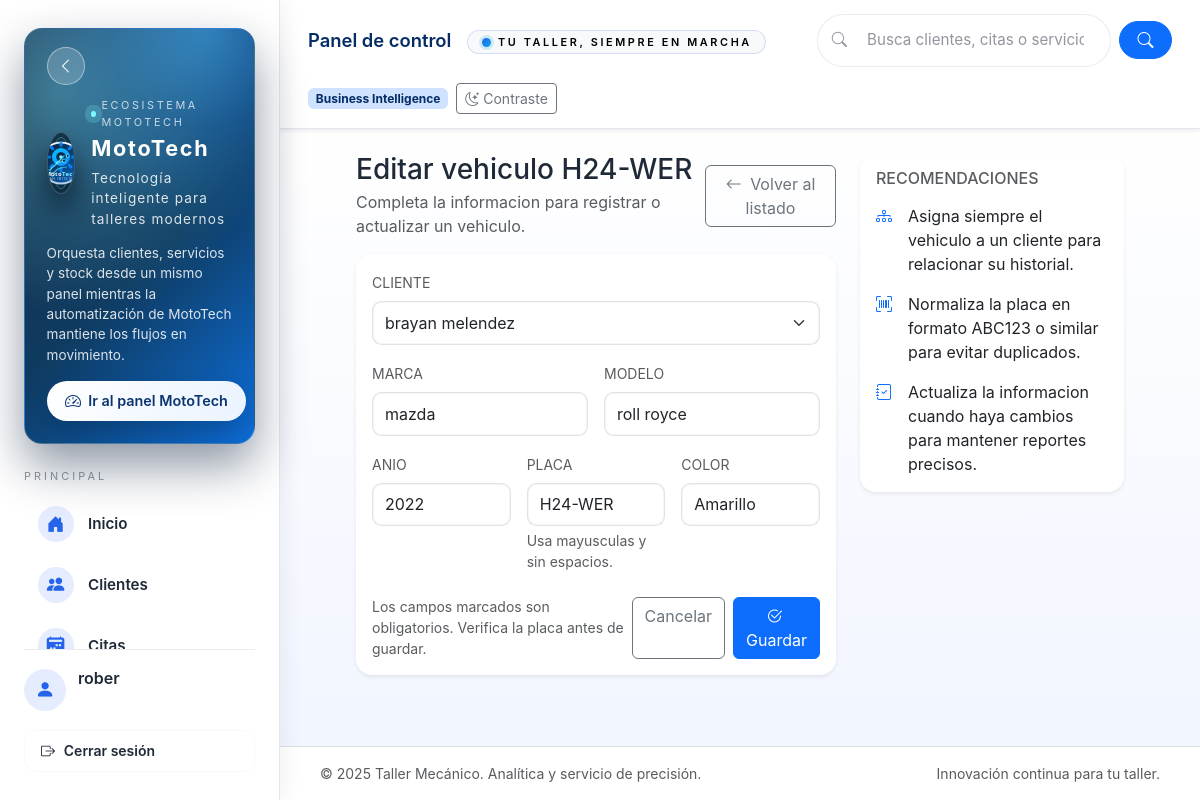
The page /vehiculos/3/editar/ (signed in) on the database its author committed.
### vehiculos/models.py (models this page shows, shortened)
class Vehiculo(models.Model):
    cliente = models.ForeignKey('clientes.Cliente', on_delete=models.CASCADE, related_name='vehiculos')
    marca = models.CharField(max_length=50)
    modelo = models.CharField(max_length=50)
    anio = models.PositiveIntegerField(verbose_name='Año')
    placa = models.CharField(max_length=10, unique=True)
    color = models.CharField(max_length=30, blank=True)
    creado = models.DateTimeField(auto_now_add=True)
    actualizado = models.DateTimeField(auto_now=True)
    class Meta:
        verbose_name = 'vehículo'
        verbose_name_plural = 'vehículos'
        ordering = ['placa']

### vehiculos/views.py (the view, shortened to what this page needs)
# urls.py: path("<int:pk>/editar/", views.VehiculoUpdateView.as_view(), name="update"),
class VehiculoUpdateView(StaffOrAdminRequiredMixin, LoginRequiredMixin, UpdateView):
    model = Vehiculo
    form_class = VehiculoForm
    template_name = "vehiculos/form.html"
    success_url = reverse_lazy("vehiculos:list")
    def get_context_data(self, **kwargs: Any) -> dict[str, Any]:
        context = super().get_context_data(**kwargs)
        context["title"] = f"Editar vehiculo {self.object.placa}"
        return context

### vehiculos/forms.py (shortened to what this page needs)
class VehiculoForm(forms.ModelForm):
    class Meta:
        model = Vehiculo
        fields = ['cliente', 'marca', 'modelo', 'anio', 'placa', 'color']
        widgets = {
            'cliente': forms.Select(attrs={'class': 'form-select'}),
            'marca': forms.TextInput(attrs={'class': 'form-control', 'placeholder': 'Marca del vehiculo'}),
            'modelo': forms.TextInput(attrs={'class': 'form-control', 'placeholder': 'Modelo / version'}),
            'anio': forms.NumberInput(attrs={'class': 'form-control', 'min': 1900, 'max': 2100, 'placeholder': '2024'}),
            'placa': forms.TextInput(attrs={'class': 'form-control text-uppercase', 'placeholder': 'Ej: ABC123'}),
            'color': forms.TextInput(attrs={'class': 'form-control text-capitalize', 'placeholder': 'Color principal'}),
        }

### clientes/models.py (called while the page is built)
    def __str__(self) -> str:
        return self.nombre

### vehiculos/views.py (called while the page is built)
    def test_func(self) -> bool:
        user = self.request.user
        return bool(user and (user.is_superuser or user.is_staff))

### vehiculos/templates/vehiculos/form.html (shortened to what this page needs)
{% extends "base.html" %}
{% block content %}
<div class="row justify-content-center">
  <div class="col-lg-8 col-xl-7">
    <div class="d-flex justify-content-between align-items-center mb-3">
      <div>
        <h1 class="h3 mb-1">{{ title }}</h1>
        <p class="text-muted mb-0">Completa la informacion para registrar o actualizar un vehiculo.</p>
      </div>
      <a class="btn btn-outline-secondary" href="{% url 'vehiculos:list' %}">
        <i class="bi bi-arrow-left me-1"></i> Volver al listado
      </a>
    </div>
    <div class="card border-0 shadow-sm">
      <div class="card-body">
        <form method="post" novalidate>
          <div class="row g-3">
            <div class="col-12">
              <label class="form-label text-muted text-uppercase small" for="{{ form.cliente.id_for_label }}">Cliente</label>
              {{ form.cliente }}
            </div>
            <div class="col-md-6">
              <label class="form-label text-muted text-uppercase small" for="{{ form.marca.id_for_label }}">Marca</label>
              {{ form.marca }}
            </div>
            <div class="col-md-6">
              <label class="form-label text-muted text-uppercase small" for="{{ form.modelo.id_for_label }}">Modelo</label>
              {{ form.modelo }}
            </div>
            <div class="col-md-4">
              <label class="form-label text-muted text-uppercase small" for="{{ form.anio.id_for_label }}">Anio</label>
              {{ form.anio }}
            </div>
            <div class="col-md-4">
              <label class="form-label text-muted text-uppercase small" for="{{ form.placa.id_for_label }}">Placa</label>
              {{ form.placa }}
              <div class="form-text">Usa mayusculas y sin espacios.</div>
            </div>
            <div class="col-md-4">
              <label class="form-label text-muted text-uppercase small" for="{{ form.color.id_for_label }}">Color</label>
              {{ form.color }}
            </div>
          </div>
          <div class="d-flex justify-content-between align-items-center mt-4">
            <div class="text-muted small">
              Los campos marcados son obligatorios. Verifica la placa antes de guardar.
            </div>
            <div class="d-flex gap-2">
              <a class="btn btn-outline-secondary" href="{% url 'vehiculos:list' %}">Cancelar</a>
              <button type="submit" class="btn btn-primary">
                <i class="bi bi-check2-circle me-1"></i> Guardar
              </button>
            </div>
          </div>
        </form>
      </div>
    </div>
  </div>
  <div class="col-lg-4 col-xl-4">
    <div class="card border-0 shadow-sm">
      <div class="card-body">
        <h2 class="h6 text-uppercase text-muted mb-3">Recomendaciones</h2>
        <ul class="list-unstyled mb-0">
          <li class="mb-3 d-flex">
            <span class="me-3 text-primary"><i class="bi bi-diagram-3"></i></span>
            <span>Asigna siempre el vehiculo a un cliente para relacionar su historial.</span>
          </li>
          <li class="mb-3 d-flex">
            <span class="me-3 text-primary"><i class="bi bi-upc-scan"></i></span>
            <span>Normaliza la placa en formato ABC123 o similar para evitar duplicados.</span>
          </li>
          <li class="d-flex">
            <span class="me-3 text-primary"><i class="bi bi-journal-check"></i></span>
            <span>Actualiza la informacion cuando haya cambios para mantener reportes precisos.</span>
          </li>
        </ul>
      </div>
    </div>
  </div>
</div>
{% endblock %}

### templates/base.html (shortened to what this page needs)
{% load static %}
<!doctype html>
<html lang="es" data-bs-theme="light">
<head>
  <link href="https://cdn.jsdelivr.net/npm/bootstrap@5.3.3/dist/css/bootstrap.min.css" rel="stylesheet">
  <link href="https://cdn.jsdelivr.net/npm/bootstrap-icons@1.11.3/font/bootstrap-icons.css" rel="stylesheet">
  <link rel="stylesheet" href="https://cdn.datatables.net/1.13.8/css/dataTables.bootstrap5.min.css">
  <link rel="stylesheet" href="{% static 'css/dashboard.css' %}?v=20241017">
</head>
<body class="app-body bg-body-tertiary">
<div class="app-shell d-flex min-vh-100">
  <aside class="app-sidebar" data-app-sidebar>
    <div class="sidebar-inner d-flex flex-column h-100">
      <div class="sidebar-hero">
        <div class="hero-row">
          <div class="hero-brand d-flex align-items-center gap-3">
            <div class="hero-logo d-inline-flex align-items-center justify-content-center rounded-circle">
              <img src="{% static 'img/logo.svg' %}" alt="Logo MotoTech" class="hero-logo-img" width="48" height="48" loading="lazy">
            </div>
            <div class="hero-copy">
              <span class="hero-pill">Ecosistema MotoTech</span>
              <span class="hero-title fw-bold">MotoTech</span>
              <small class="hero-slogan">Tecnolog&iacute;a inteligente para talleres modernos</small>
            </div>
          </div>
          <button type="button" class="hero-toggle btn btn-outline-light rounded-circle d-none d-lg-inline-flex" data-sidebar-toggle="desktop" aria-label="Contraer men&uacute;">
          </button>
        </div>
        <p class="hero-description">Orquesta clientes, servicios y stock desde un mismo panel mientras la automatizaci&oacute;n de MotoTech mantiene los flujos en movimiento.</p>
        <a class="hero-cta" href="{% url 'dashboard:overview' %}"><i class="bi bi-speedometer2" aria-hidden="true"></i><span>Ir al panel MotoTech</span></a>
      </div>
      <div class="sidebar-scroll flex-grow-1 mt-4">
        {% with current_ns=request.resolver_match.namespace %}
        <div class="sidebar-section">
          <p class="sidebar-section__title link-text">Principal</p>
          <nav class="sidebar-nav">
            <a class="sidebar-link{% if current_ns == 'dashboard' %} active{% endif %}" href="{% url 'dashboard:overview' %}" data-bs-toggle="tooltip" data-bs-placement="right" title="Inicio">
              <i class="bi bi-house-door-fill"></i><span class="link-text">Inicio</span>
            </a>
            <a class="sidebar-link{% if current_ns == 'clientes' %} active{% endif %}" href="{% url 'clientes:list' %}" data-bs-toggle="tooltip" data-bs-placement="right" title="Clientes">
              <i class="bi bi-people-fill"></i><span class="link-text">Clientes</span>
            </a>
            <a class="sidebar-link{% if current_ns == 'citas' %} active{% endif %}" href="{% url 'citas:list' %}" data-bs-toggle="tooltip" data-bs-placement="right" title="Citas">
              <i class="bi bi-calendar2-week-fill"></i><span class="link-text">Citas</span>
            </a>
          </nav>
        </div>
        {% endwith %}
      </div>
      <div class="sidebar-footer mt-auto pt-3">
        {% if user.is_authenticated %}
          <div class="sidebar-user mb-3">
            <div class="user-avatar d-inline-flex align-items-center justify-content-center rounded-circle">
              <i class="bi bi-person-fill"></i>
            </div>
            <div>
              <span class="d-block fw-semibold link-text">{{ user.get_full_name|default:user.username }}</span>
              <small class="text-white-50 link-text">Sesi&oacute;n activa</small>
            </div>
          </div>
          <a class="btn btn-outline-light w-100 btn-sm sidebar-action" href="{% url 'logout' %}" data-bs-toggle="tooltip" data-bs-placement="right" title="Cerrar sesi&oacute;n">
            <i class="bi bi-box-arrow-right"></i> <span class="link-text">Cerrar sesi&oacute;n</span>
          </a>
        {% else %}
          <a class="btn btn-light w-100 btn-sm sidebar-action" href="{% url 'login' %}" data-bs-toggle="tooltip" data-bs-placement="right" title="Iniciar sesi&oacute;n">
            <i class="bi bi-box-arrow-in-right"></i> <span class="link-text">Iniciar sesi&oacute;n</span>
          </a>
        {% endif %}
      </div>
    </div>
  </aside>
  <div class="app-main flex-grow-1 d-flex flex-column">
    <header class="app-topbar shadow-sm">
      <div class="topbar-left d-flex align-items-center gap-3 flex-wrap flex-lg-nowrap">
        <h1 class="page-title h5 mb-0 fw-semibold text-primary-emphasis">{% block page_title %}Panel de control{% endblock %}</h1>
        <span class="topbar-slogan badge text-bg-light text-uppercase fw-semibold"><span class="slogan-text">Tu taller, siempre en marcha</span></span>
      </div>
      <form class="header-search d-none d-lg-flex align-items-center gap-2" action="{% url 'dashboard:overview' %}" method="get">
        <div class="search-field d-flex align-items-center flex-grow-1">
          <i class="bi bi-search"></i>
          <input type="text" class="form-control" placeholder="Busca clientes, citas o servicios..." name="q" value="{{ request.GET.q }}">
        </div>
        <button class="btn btn-primary" type="submit"><i class="bi bi-search"></i></button>
      </form>
      <div class="topbar-right d-flex align-items-center gap-2 flex-wrap justify-content-end">
        {% block topbar_meta %}
          <span class="badge bg-primary-subtle text-primary-emphasis d-none d-md-inline">Business Intelligence</span>
        {% endblock %}
        <button id="toggleSectionContrast" type="button" class="btn btn-outline-secondary btn-sm ms-auto ms-md-0">
        </button>
      </div>
    </header>
    <main class="app-content flex-grow-1 py-4" data-app-main>
      <div class="container-fluid">
        {% block content %}{% endblock %}
      </div>
    </main>
    <footer class="app-footer border-top py-3">
      <div class="container-fluid d-flex flex-wrap justify-content-between align-items-center gap-2 small text-muted">
        <span>&copy; {% now "Y" %} Taller Mec&aacute;nico. Anal&iacute;tica y servicio de precisi&oacute;n.</span>
        <span>Innovaci&oacute;n continua para tu taller.</span>
      </div>
    </footer>
  </div>
</div>
<div class="toast-container position-fixed top-0 end-0 p-3" id="appToastContainer" aria-live="polite" aria-atomic="true"></div>
</body>
</html>

### rows shown on the page
Vehiculo: cliente "brayan melendez", marca "mazda", modelo "roll royce", anio "2022", placa "H24-WER", color "Amarillo"

### other values the page prints
{{ user.get_full_name|default:user.username }} "rober"
{{ title }} "Editar vehiculo H24-WER"
